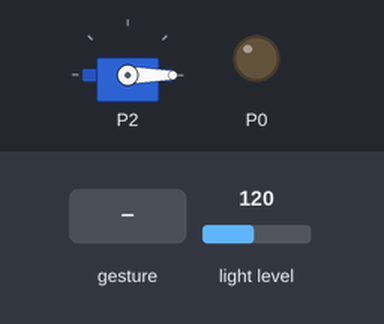
Bench run of a program on a simulated BBC micro:bit (MakeCode). Shown: servo, output pins drawn as LEDs (lit = HIGH). Dashed ring = blinking. Inputs (shaded band) come from the test bench; at power-on: light level 120. A tilt is held for 1.5 s and a shake lasts 1 s, then the board lies face up again.

Above: at 1.2 s.
1.3 s: gesture 'shake'
At 2.07 s:
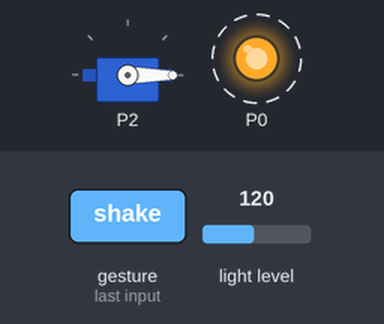
At 4.0 s:
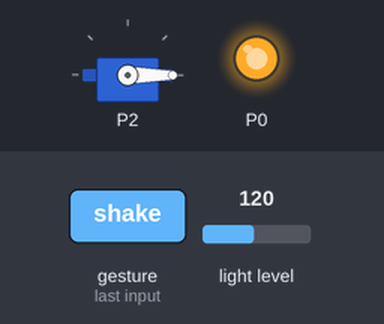
Timing chart, 0 to 5.5 s (numbered marks = the images above; inputs shaded):
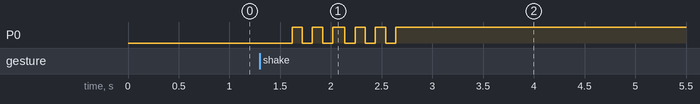

Measured:
- after the input at 1.3 s, P0: alternates HIGH for 0.10 s and LOW for 0.10 s, 11 changes in all, then stays HIGH, starting after 0.32 s

The program:

main.ts
```typescript
basic.forever(function () {
    if (input.lightLevel() == 80) {
        pins.servoWritePin(AnalogPin.P2, 180)
    } else {
        pins.servoWritePin(AnalogPin.P2, 0)
    }
})
basic.forever(function () {
    if (input.isGesture(Gesture.Shake)) {
        pins.digitalWritePin(DigitalPin.P0, 0)
        basic.pause(100)
        pins.digitalWritePin(DigitalPin.P0, 1)
        basic.pause(100)
        pins.digitalWritePin(DigitalPin.P0, 0)
        basic.pause(100)
        pins.digitalWritePin(DigitalPin.P0, 1)
        basic.pause(100)
        pins.digitalWritePin(DigitalPin.P0, 0)
        basic.pause(100)
        pins.digitalWritePin(DigitalPin.P0, 1)
        basic.pause(100)
    }
})
```

test.ts
```typescript
// 在此处测试；当此软件包作为插件使用时，将不会编译此软件包。
```
